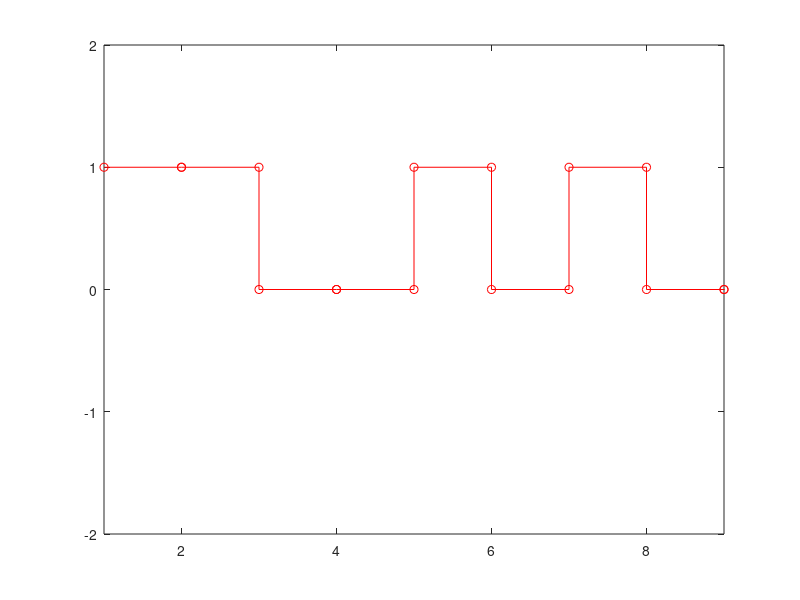
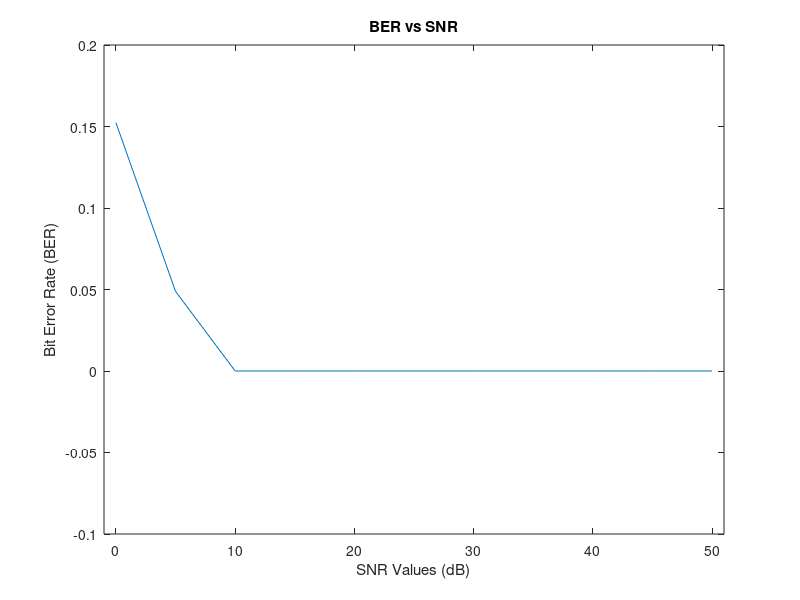

Write MATLAB code to recreate these figures, in order.
%% Phase 1: Data Generation
clc; close all; clear workspace;

% Assume the number of bits for transmission is 1024 (means, N= 1024).
% Generate random binary digits (0 or 1)
% Convert binary digits to ±1 (means 1 to +1 and 0 to -1). This is your data for transmission.

rng(0);
N_bits = 1024;
Raw_Data = randi([0 1], 1 , N_bits);
Signal =  2 .* (Raw_Data - 0.5);
% figure; stairs(Raw_Data, '-o');ylim([-0.5 1.5]); xlim([1 9]);
figure; stairs(Raw_Data, '-or');ylim([-2 2]); xlim([1 9]);


% Generate equal number of noise samples.
% The generated noise should have normal distribution with zero mean and unit variance (use the function randn in MATLAB).
rng(0);
Noise = randn(1, N_bits);
% figure; plot(linspace(1, N_bits, N_bits), Noise); ylim([-5 5]); xlim([1 9]);

% Change the noise variance with respect to SNR (signal to noise ratio) value.
% For that, fix the SNR value, (For example, let SNR = 10 dB)
% Use SNR value to generate noise variance.

SNR_db_Values_Array = 0:5:50;

Result = zeros([1 11]);

for k = 1:length(SNR_db_Values_Array)
    % SNR (in dB) = 10log10 (S/N) where S is the Signal power (or variance) and N is the Noise power (or variance)
    % Assume signal (the input data) has unit power. 
    % That is, S=1.Obtain the noise variance (=N) from the previous relation and use it together with the noise samples to generate the required noise.
    SNR = SNR_db_Values_Array(k);
    SignalPower = 1;
    NoisePower = SignalPower ./ (10 .^ (SNR/10));

    Noise = sqrt(NoisePower) .* Noise;

    %  Add noise samples with transmitted data. This is assumed as your received signal.
    Signal_Received = Signal + Noise;

    % Consider a threshold logic at the receiver.
    % Fix the threshold value as 0 (the transmitted data is +1 and -1, and 0 is the mid value)
    Threshold = 0;
    
    % If the received signal is above or equal to the threshold level, take it as 1
    % If the received signal is below the threshold value, take it as 0.
    
    Output_Signal = zeros(1,N_bits);
    Error_Count = 0;


    for i = 1:N_bits
        if (Signal_Received(i) > Threshold)
            Output_Signal(i) = 1;
        else
            Output_Signal(i) = 0;
        end

        % Compute the bit error rate during transmission.
        % Compare the output values from the threshold logice with the input binary digits (1 or 0 format)
        % Compute the bit error rate using the relation Bit error rate = (number of errors during transmission)/(total number of bits for transmission)
        if Output_Signal(i) ~= Raw_Data(i) %returns True when output and raw data are not equal.
            Error_Count = Error_Count + 1;
        end
    end
    
    Bit_Error_Rate = Error_Count ./ N_bits;
    Result(k) = Bit_Error_Rate;
    
%     figure;
%     stairs(Raw_Data, '-o');
%     hold on
% %     stairs(Signal_Received, '-o');
% %     hold on
%     stairs(Output_Signal, '-o');
%     ylim([-10 10]); 
% %     xlim([1 9]);
%     title("SNR: " + SNR);
%     legend('Original', 'Output');

% Repeat the steps for different SNRs
% Repeat the steps from noise addition to bit error rate computation
% Do the simulation for the same data set with different SNRs
% Consider different SNR values from 0 dB to 50 dB (in multiples of 5 dB).
end


% Plot your result in a graph.
% X axis should be SNR values and Y axis should be bit error rate.

figure;
plot(SNR_db_Values_Array,Result)
ylim([-0.1 0.2]); xlim([-1 51]);
xlabel('SNR Values (dB)');
ylabel('Bit Error Rate (BER)');
title("BER vs SNR");

% ASSUMPTIONS:

%% Clear everything
clc; close all; clear workspace;



